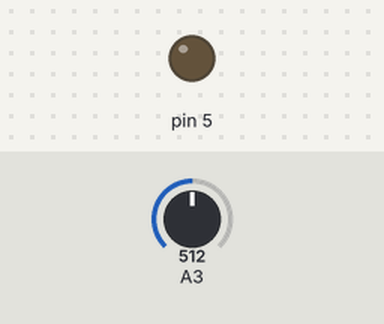
This sketch was run on a simulated Arduino Leonardo, built with avr-gcc and run on an emulated ATmega32U4. On the bench: output pins drawn as LEDs (lit = HIGH). The test bench sets the inputs (shaded band); at power-on: A3 = 512.

Above: at 1.2 s.
1.3 s: A3 set to 716
At 1.9 s:
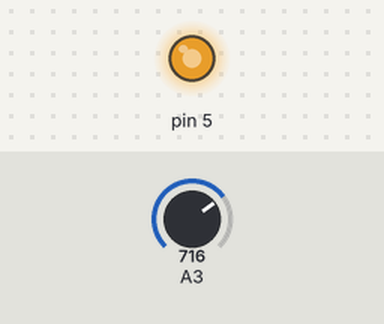
2.8 s: A3 set to 750
At 4.0 s:
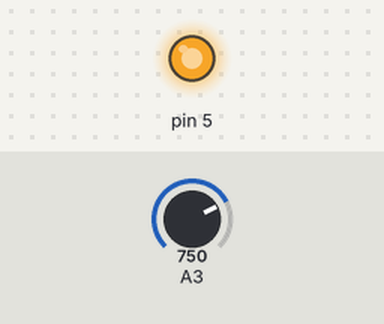
4.3 s: A3 set to 768
At 5.3 s:
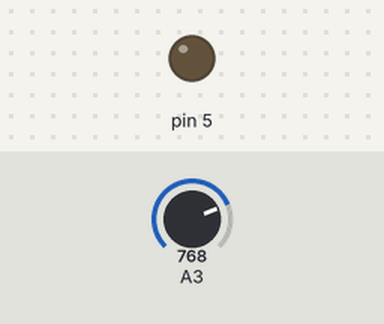
5.8 s: A3 set to 900
At 6.3 s:
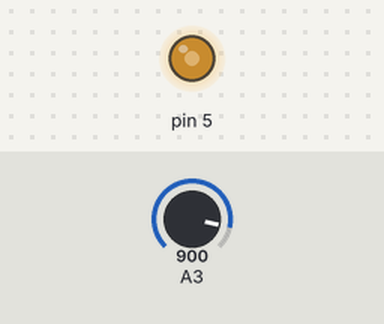
7.3 s: A3 set to 306
At 7.8 s:
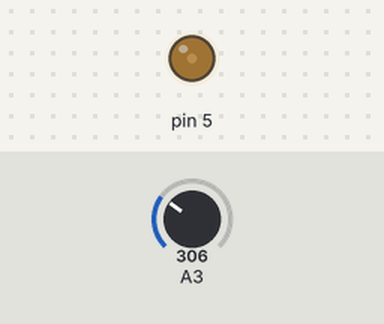
8.8 s: A3 set to 0
At 10.1 s:
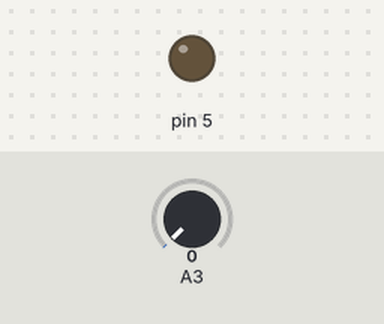
Timing chart, 0 to 11.3 s (numbered marks = the images above; inputs shaded):
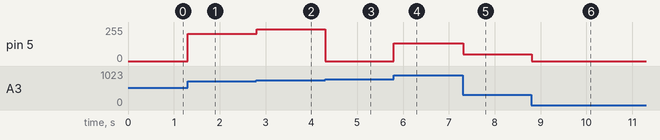

Measured:
- the behaviour switches between 767 and 768 on A3 (found by bisection; images 2 and 3)
- after the input at 1.3 s, pin 5: 0/255 → 204/255 at once
- after the input at 2.8 s, pin 5: 204/255 → 238/255 at once
- after the input at 4.3 s, pin 5: 238/255 → 0/255 at once
- after the input at 5.8 s, pin 5: 0/255 → 132/255 at once
- after the input at 7.3 s, pin 5: 132/255 → 50/255 at once
- after the input at 8.8 s, pin 5: 50/255 → 0/255 at once

The sketch:

microphone_led.ino
```cpp
#include <Esplora.h>

void setup() {
  // initialize the serial communication:
}

void loop() {
  // read micrphone into variable
  int mic = Esplora.readMicrophone();

  Esplora.writeRed(mic);

  // add a delay to keep the LED from flickering:
  delay(10);
}
```
